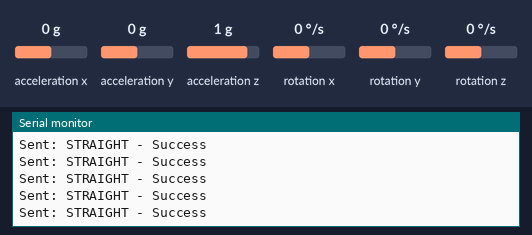
Recording of a sketch running on a simulated Arduino Uno, built with avr-gcc and run on an emulated ATmega328P. Shown: the last lines printed to the serial monitor. The test bench sets the inputs (shaded band); at power-on: acceleration x 0 g, acceleration y 0 g, acceleration z 1 g, rotation x 0 °/s, rotation y 0 °/s, rotation z 0 °/s. No radio packets arrive unless stated.

Above: at 3.2 s.
3.3 s: acceleration x set to -1.4 g
At 3.36 s:
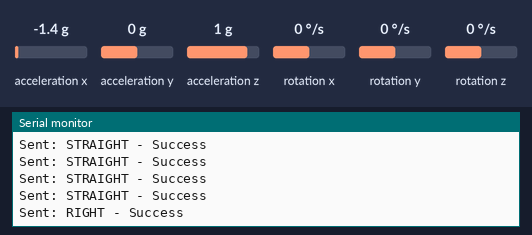
5.2 s: acceleration x set to 0.8 g
At 5.22 s:
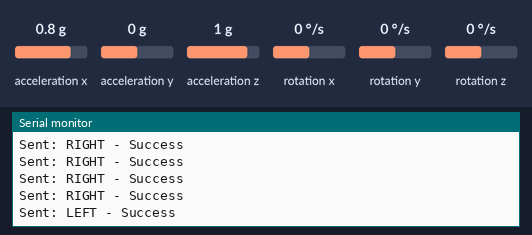

Measured:
- after the input at 3.3 s, the serial monitor: prints a new line after 0.05 s (image 1)
- after the input at 5.2 s, the serial monitor: prints a new line at once (image 2)

The sketch:

Gyro.ino
```cpp
#include <RF24.h>
#include <nRF24L01.h>
#include <Wire.h>
#include <MPU6050_light.h>

// Define NRF24L01 pins
RF24 radio(9, 10);
const byte address[6] = "00001";

// Initialize MPU6050
MPU6050 mpu(Wire);
unsigned long timer = 0;

void setup() {
    Serial.begin(9600);

    // Initialize NRF24L01
    radio.begin();
    radio.openWritingPipe(address);
    radio.setPALevel(RF24_PA_HIGH);
    radio.setChannel(108);

    radio.stopListening(); // Set as transmitter
    radio.enableDynamicPayloads();
    radio.enableAckPayload();
    radio.setRetries(5,15);  // 5 retries with 15 delay units (4000µs)
    // Initialize MPU6050
    Wire.begin();
    while (mpu.begin() != 0) {
        Serial.println("Could not connect to MPU6050!");
        delay(1000);
    }
    Serial.println(F("Calculating offsets, do not move MPU6050"));
    delay(1000);
    mpu.calcOffsets();
    Serial.println("Done!");
}

void loop() {
    mpu.update();

    if ((millis() - timer) > 100) { // Update every 100ms
        const char* text = nullptr;

        // Determine MPU6050 orientation and set message
        if ((mpu.getAngleY() >= -8.00 && mpu.getAngleY() < 10.00) &&
            (mpu.getAngleX() <= 10.00 && mpu.getAngleX() > -9.00)) {
            text = "STRAIGHT";
        } else if (mpu.getAngleY() < -8.00) {
            text = "LEFT";
        } else if (mpu.getAngleY() > 10.00) {
            text = "RIGHT";
        } else if (mpu.getAngleX() > 10.00) {
            text = "UP";
        } else if (mpu.getAngleX() < -10.00) {
            text = "DOWN";
        }

        // Send the message
        if (text) {
            bool success = radio.write(text, strlen(text) + 1); // Include null terminator
            Serial.print("Sent: ");
            Serial.print(text);
            if (success) {
                Serial.println(" - Success");
            } else {
                Serial.println(" - Failed");
            }
        }

        timer = millis(); // Reset timer
    }
}
```
